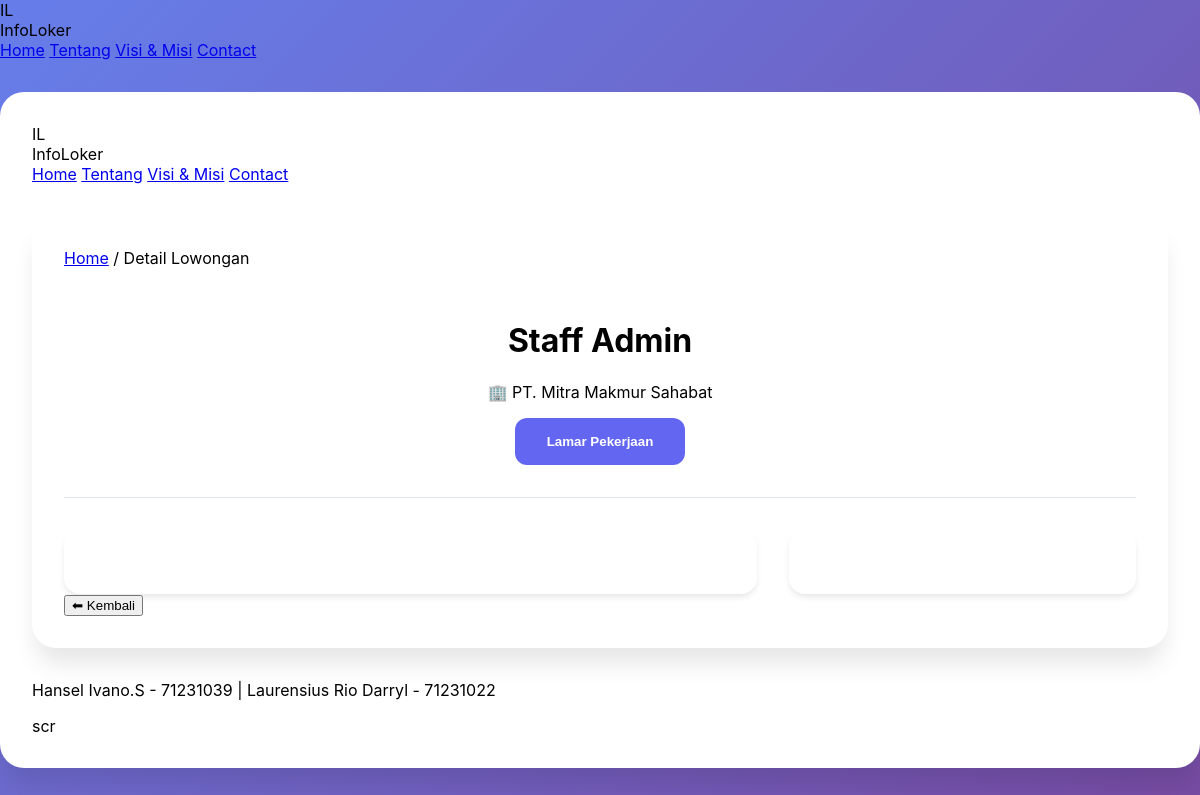
The page /projectPrakProgWeb1-main/Detail_Pekerjaan/detail_lowongan.php?id=1 (signed in) on the database its author committed.
### tables this page shows
CREATE TABLE `lowongan` (
  `id` int(11) NOT NULL,
  `perusahaan_id` int(11) DEFAULT NULL,
  `judul` varchar(100) DEFAULT NULL,
  `lokasi` varchar(100) DEFAULT NULL,
  `jenis_pekerjaan` varchar(50) DEFAULT NULL,
  `level_pekerjaan` varchar(50) DEFAULT NULL,
  `pendidikan` varchar(100) DEFAULT NULL,
  `gaji` varchar(50) DEFAULT NULL,
  `deskripsi` text DEFAULT NULL,
  `keahlian` text DEFAULT NULL,
  `kualifikasi` text DEFAULT NULL,
  `tanggal_posting` date DEFAULT NULL
);

CREATE TABLE `perusahaan` (
  `id` int(11) NOT NULL,
  `user_id` int(11) DEFAULT NULL,
  `nama_perusahaan` varchar(100) DEFAULT NULL,
  `lokasi` varchar(100) DEFAULT NULL,
  `logo` varchar(255) DEFAULT NULL
);

### projectPrakProgWeb1-main/Detail_Pekerjaan/detail_lowongan.php (the view, shortened to what this page needs)
<?php
require '../koneksi.php';
$idLowongan = $_GET['id'];
$userId = $_SESSION['id'];
$query = "SELECT l.*, p.nama_perusahaan, p.lokasi AS lokasi_perusahaan, p.logo
          FROM lowongan l
          JOIN perusahaan p ON l.perusahaan_id = p.id
          WHERE l.id = $idLowongan";
$result = mysqli_query($conn, $query);
$lowongan = mysqli_fetch_assoc($result);
$cekLamaran = mysqli_query($conn, "
    SELECT * FROM lamaran
    WHERE pelamar_id = (SELECT id FROM pelamar WHERE user_id = $userId)
    AND lowongan_id = $idLowongan
");
$sudahMelamar = mysqli_num_rows($cekLamaran) > 0;
?>
<!DOCTYPE html>
<html lang="id">
<head>
    <link rel="stylesheet" href="detail.css">
</head>
<body>
<?php include 'partials/header.php'; ?>
<div class="container">
   <body>
    <?php include '../partials/header.php'; ?>
    <div class="container">
        <nav class="breadcrumb">
            <a href="../dashboard/dashboard_pelamar.php">Home</a> /
            <span>Detail Lowongan</span>
        </nav>
        <div class="job-header">
            <h1><?= htmlspecialchars($lowongan['judul']) ?></h1>
            <p class="company-name">
                🏢 <?= htmlspecialchars($lowongan['nama_perusahaan']) ?>
            </p>
            <?php if ($sudahMelamar): ?>
                <div class="alert alert-warning">
                    ⚠️ Anda sudah pernah melamar lowongan ini
                </div>
            <?php else: ?>
                <button
                    class="apply-btn"
                    data-href="form_lamaran.php?id=<?= $idLowongan ?>"
                    onclick="handleApply(this)">
                    Lamar Pekerjaan
                </button>
            <?php endif; ?>
        </div>
        <div class="job-container">
            <div class="job-details">
            </div>
            <div class="company-card">
            </div>
        </div>
        <button class="back-btn" onclick="window.history.back()">
            ⬅ Kembali
        </button>
    </div>
<?php include 'partials/footer.php'; ?>
scr
</body>
</html>

### projectPrakProgWeb1-main/Detail_Pekerjaan/detail.css (style rules this page uses)
:root { --primary-color: #6366f1; --primary-hover: #5856eb; --secondary-color: #f1f5f9; --text-primary: #1e293b; --text-secondary: #64748b; --border-color: #e2e8f0; --white: #ffffff; --shadow: 0 4px 6px -1px rgba(0, 0, 0, 0.1); --shadow-lg: 0 20px 25px -5px rgba(0, 0, 0, 0.1); }
body { font-family: 'Inter', sans-serif; background: linear-gradient(135deg, #667eea 0%, #764ba2 100%); margin: 0; min-height: 100vh; }
.container { max-width: 1200px; margin: 2rem auto; padding: 2rem; background: var(--white); border-radius: 24px; box-shadow: var(--shadow-lg); }
.job-header { text-align: center; margin-bottom: 2rem; padding: 2rem; border-bottom: 1px solid var(--border-color); }
.job-container { display: grid; grid-template-columns: 2fr 1fr; gap: 2rem; margin-top: 2rem; }
.job-details, .company-card { background: var(--white); padding: 2rem; border-radius: 16px; box-shadow: var(--shadow); }
.apply-btn { background: var(--primary-color); color: var(--white); padding: 1rem 2rem; border: none; border-radius: 12px; font-weight: 600; cursor: pointer; transition: all 0.3s ease; }

### rows shown on the page
lowongan: judul "Staff Admin", perusahaan.nama_perusahaan "PT. Mitra Makmur Sahabat"
